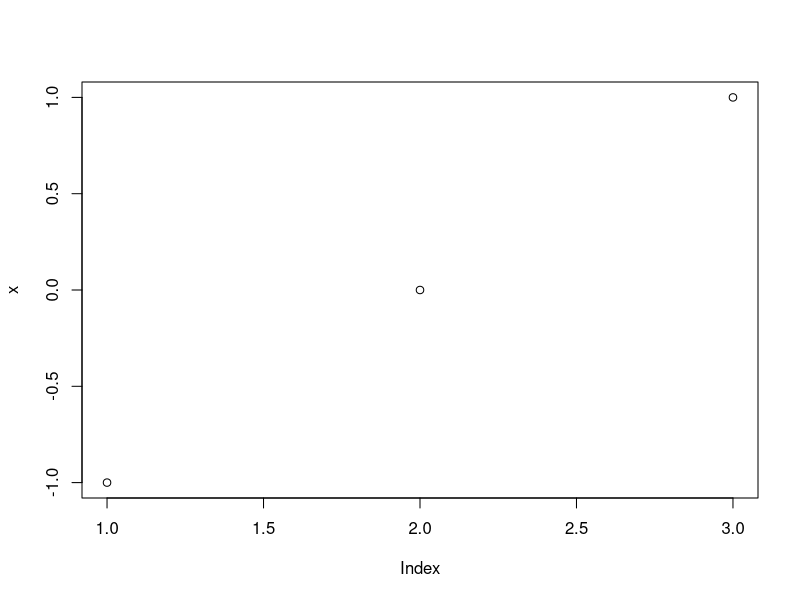

Here is the R script that generated this plot:
args <- commandArgs(TRUE)
filename <- args[1]
print(paste("Filename is: ", filename, sep=""))

x = c(-1, 0, 1)
png(filename)
plot(x)
dev.off()
